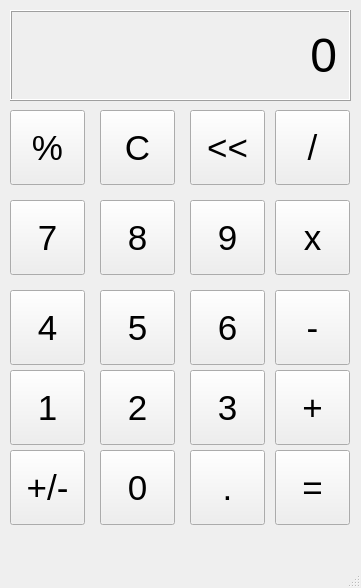
<?xml version="1.0" encoding="UTF-8"?>
<ui version="4.0">
 <class>MainWindow</class>
 <widget class="QMainWindow" name="MainWindow">
  <property name="geometry">
   <rect>
    <x>0</x>
    <y>0</y>
    <width>361</width>
    <height>588</height>
   </rect>
  </property>
  <property name="font">
   <font>
    <pointsize>26</pointsize>
   </font>
  </property>
  <property name="windowTitle">
   <string>Calculator</string>
  </property>
  <widget class="QWidget" name="centralwidget">
   <widget class="QLabel" name="OutputLabel">
    <property name="geometry">
     <rect>
      <x>10</x>
      <y>10</y>
      <width>341</width>
      <height>91</height>
     </rect>
    </property>
    <property name="font">
     <font>
      <pointsize>36</pointsize>
     </font>
    </property>
    <property name="frameShape">
     <enum>QFrame::Box</enum>
    </property>
    <property name="frameShadow">
     <enum>QFrame::Raised</enum>
    </property>
    <property name="text">
     <string>0</string>
    </property>
    <property name="alignment">
     <set>Qt::AlignRight|Qt::AlignTrailing|Qt::AlignVCenter</set>
    </property>
    <property name="margin">
     <number>10</number>
    </property>
   </widget>
   <widget class="QPushButton" name="percent">
    <property name="geometry">
     <rect>
      <x>10</x>
      <y>110</y>
      <width>75</width>
      <height>75</height>
     </rect>
    </property>
    <property name="text">
     <string>%</string>
    </property>
   </widget>
   <widget class="QPushButton" name="cbutton">
    <property name="geometry">
     <rect>
      <x>100</x>
      <y>110</y>
      <width>75</width>
      <height>75</height>
     </rect>
    </property>
    <property name="text">
     <string>C</string>
    </property>
   </widget>
   <widget class="QPushButton" name="arrow">
    <property name="geometry">
     <rect>
      <x>190</x>
      <y>110</y>
      <width>75</width>
      <height>75</height>
     </rect>
    </property>
    <property name="text">
     <string>&lt;&lt;</string>
    </property>
   </widget>
   <widget class="QPushButton" name="divide">
    <property name="geometry">
     <rect>
      <x>275</x>
      <y>110</y>
      <width>75</width>
      <height>75</height>
     </rect>
    </property>
    <property name="text">
     <string>/</string>
    </property>
   </widget>
   <widget class="QPushButton" name="eight">
    <property name="geometry">
     <rect>
      <x>100</x>
      <y>200</y>
      <width>75</width>
      <height>75</height>
     </rect>
    </property>
    <property name="text">
     <string>8</string>
    </property>
   </widget>
   <widget class="QPushButton" name="times">
    <property name="geometry">
     <rect>
      <x>275</x>
      <y>200</y>
      <width>75</width>
      <height>75</height>
     </rect>
    </property>
    <property name="text">
     <string>x</string>
    </property>
   </widget>
   <widget class="QPushButton" name="nine">
    <property name="geometry">
     <rect>
      <x>190</x>
      <y>200</y>
      <width>75</width>
      <height>75</height>
     </rect>
    </property>
    <property name="text">
     <string>9</string>
    </property>
   </widget>
   <widget class="QPushButton" name="seven">
    <property name="geometry">
     <rect>
      <x>10</x>
      <y>200</y>
      <width>75</width>
      <height>75</height>
     </rect>
    </property>
    <property name="text">
     <string>7</string>
    </property>
   </widget>
   <widget class="QPushButton" name="two">
    <property name="geometry">
     <rect>
      <x>100</x>
      <y>370</y>
      <width>75</width>
      <height>75</height>
     </rect>
    </property>
    <property name="text">
     <string>2</string>
    </property>
   </widget>
   <widget class="QPushButton" name="plus">
    <property name="geometry">
     <rect>
      <x>275</x>
      <y>370</y>
      <width>75</width>
      <height>75</height>
     </rect>
    </property>
    <property name="text">
     <string>+</string>
    </property>
   </widget>
   <widget class="QPushButton" name="three">
    <property name="geometry">
     <rect>
      <x>190</x>
      <y>370</y>
      <width>75</width>
      <height>75</height>
     </rect>
    </property>
    <property name="text">
     <string>3</string>
    </property>
   </widget>
   <widget class="QPushButton" name="one">
    <property name="geometry">
     <rect>
      <x>10</x>
      <y>370</y>
      <width>75</width>
      <height>75</height>
     </rect>
    </property>
    <property name="text">
     <string>1</string>
    </property>
   </widget>
   <widget class="QPushButton" name="five">
    <property name="geometry">
     <rect>
      <x>100</x>
      <y>290</y>
      <width>75</width>
      <height>75</height>
     </rect>
    </property>
    <property name="text">
     <string>5</string>
    </property>
   </widget>
   <widget class="QPushButton" name="minus">
    <property name="geometry">
     <rect>
      <x>275</x>
      <y>290</y>
      <width>75</width>
      <height>75</height>
     </rect>
    </property>
    <property name="text">
     <string>-</string>
    </property>
   </widget>
   <widget class="QPushButton" name="six">
    <property name="geometry">
     <rect>
      <x>190</x>
      <y>290</y>
      <width>75</width>
      <height>75</height>
     </rect>
    </property>
    <property name="text">
     <string>6</string>
    </property>
   </widget>
   <widget class="QPushButton" name="four">
    <property name="geometry">
     <rect>
      <x>10</x>
      <y>290</y>
      <width>75</width>
      <height>75</height>
     </rect>
    </property>
    <property name="text">
     <string>4</string>
    </property>
   </widget>
   <widget class="QPushButton" name="zero">
    <property name="geometry">
     <rect>
      <x>100</x>
      <y>450</y>
      <width>75</width>
      <height>75</height>
     </rect>
    </property>
    <property name="text">
     <string>0</string>
    </property>
   </widget>
   <widget class="QPushButton" name="equal">
    <property name="geometry">
     <rect>
      <x>275</x>
      <y>450</y>
      <width>75</width>
      <height>75</height>
     </rect>
    </property>
    <property name="text">
     <string>=</string>
    </property>
   </widget>
   <widget class="QPushButton" name="dot">
    <property name="geometry">
     <rect>
      <x>190</x>
      <y>450</y>
      <width>75</width>
      <height>75</height>
     </rect>
    </property>
    <property name="text">
     <string>.</string>
    </property>
   </widget>
   <widget class="QPushButton" name="plusminus">
    <property name="geometry">
     <rect>
      <x>10</x>
      <y>450</y>
      <width>75</width>
      <height>75</height>
     </rect>
    </property>
    <property name="text">
     <string>+/-</string>
    </property>
   </widget>
  </widget>
  <widget class="QStatusBar" name="statusbar"/>
 </widget>
 <resources/>
 <connections/>
</ui>
